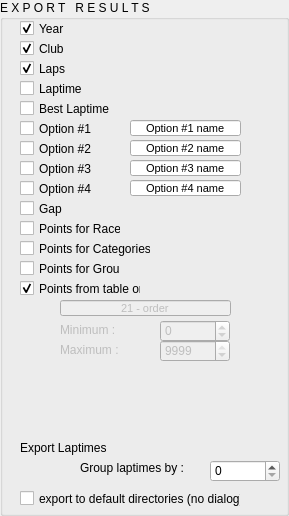
         <widget class="QGroupBox" name="groupTerminal_8">
          <property name="sizePolicy">
           <sizepolicy hsizetype="Expanding" vsizetype="Preferred">
            <horstretch>0</horstretch>
            <verstretch>0</verstretch>
           </sizepolicy>
          </property>
          <property name="minimumSize">
           <size>
            <width>280</width>
            <height>0</height>
           </size>
          </property>
          <property name="autoFillBackground">
           <bool>false</bool>
          </property>
          <property name="title">
           <string>E X P O R T   R E S U L T S</string>
          </property>
          <widget class="QCheckBox" name="checkExportGap">
           <property name="geometry">
            <rect>
             <x>20</x>
             <y>200</y>
             <width>111</width>
             <height>17</height>
            </rect>
           </property>
           <property name="text">
            <string>Gap</string>
           </property>
           <property name="checked">
            <bool>false</bool>
           </property>
          </widget>
          <widget class="QCheckBox" name="checkExportBestLaptime">
           <property name="geometry">
            <rect>
             <x>20</x>
             <y>100</y>
             <width>111</width>
             <height>17</height>
            </rect>
           </property>
           <property name="text">
            <string>Best Laptime</string>
           </property>
           <property name="checked">
            <bool>false</bool>
           </property>
          </widget>
          <widget class="QCheckBox" name="checkExportLaptime">
           <property name="geometry">
            <rect>
             <x>20</x>
             <y>80</y>
             <width>111</width>
             <height>17</height>
            </rect>
           </property>
           <property name="text">
            <string>Laptime</string>
           </property>
           <property name="checked">
            <bool>false</bool>
           </property>
          </widget>
          <widget class="QCheckBox" name="checkExportPointsRace">
           <property name="geometry">
            <rect>
             <x>20</x>
             <y>220</y>
             <width>101</width>
             <height>17</height>
            </rect>
           </property>
           <property name="text">
            <string>Points for Race</string>
           </property>
           <property name="checked">
            <bool>false</bool>
           </property>
          </widget>
          <widget class="QCheckBox" name="checkExportPointsCategories">
           <property name="geometry">
            <rect>
             <x>20</x>
             <y>240</y>
             <width>131</width>
             <height>17</height>
            </rect>
           </property>
           <property name="text">
            <string>Points for Categories</string>
           </property>
           <property name="checked">
            <bool>false</bool>
           </property>
          </widget>
          <widget class="QLineEdit" name="lineOption3Name">
           <property name="geometry">
            <rect>
             <x>130</x>
             <y>160</y>
             <width>111</width>
             <height>16</height>
            </rect>
           </property>
           <property name="font">
            <font>
             <pointsize>8</pointsize>
            </font>
           </property>
           <property name="layoutDirection">
            <enum>Qt::LeftToRight</enum>
           </property>
           <property name="autoFillBackground">
            <bool>false</bool>
           </property>
           <property name="styleSheet">
            <string notr="true"/>
           </property>
           <property name="text">
            <string>Option #3 name</string>
           </property>
           <property name="alignment">
            <set>Qt::AlignCenter</set>
           </property>
           <property name="readOnly">
            <bool>false</bool>
           </property>
          </widget>
          <widget class="QCheckBox" name="checkExportLaps">
           <property name="geometry">
            <rect>
             <x>20</x>
             <y>60</y>
             <width>101</width>
             <height>17</height>
            </rect>
           </property>
           <property name="text">
            <string>Laps</string>
           </property>
           <property name="checked">
            <bool>true</bool>
           </property>
          </widget>
          <widget class="QCheckBox" name="checkExportOption_3">
           <property name="geometry">
            <rect>
             <x>20</x>
             <y>160</y>
             <width>111</width>
             <height>17</height>
            </rect>
           </property>
           <property name="text">
            <string>Option #3</string>
           </property>
           <property name="checked">
            <bool>false</bool>
           </property>
          </widget>
          <widget class="QCheckBox" name="checkExportYear">
           <property name="geometry">
            <rect>
             <x>20</x>
             <y>20</y>
             <width>101</width>
             <height>17</height>
            </rect>
           </property>
           <property name="text">
            <string>Year</string>
           </property>
           <property name="checked">
            <bool>true</bool>
           </property>
          </widget>
          <widget class="QLineEdit" name="lineOption4Name">
           <property name="geometry">
            <rect>
             <x>130</x>
             <y>180</y>
             <width>111</width>
             <height>16</height>
            </rect>
           </property>
           <property name="font">
            <font>
             <pointsize>8</pointsize>
            </font>
           </property>
           <property name="layoutDirection">
            <enum>Qt::LeftToRight</enum>
           </property>
           <property name="autoFillBackground">
            <bool>false</bool>
           </property>
           <property name="styleSheet">
            <string notr="true"/>
           </property>
           <property name="text">
            <string>Option #4 name</string>
           </property>
           <property name="alignment">
            <set>Qt::AlignCenter</set>
           </property>
           <property name="readOnly">
            <bool>false</bool>
           </property>
          </widget>
          <widget class="QCheckBox" name="checkExportOption_2">
           <property name="geometry">
            <rect>
             <x>20</x>
             <y>140</y>
             <width>111</width>
             <height>17</height>
            </rect>
           </property>
           <property name="text">
            <string>Option #2</string>
           </property>
           <property name="checked">
            <bool>false</bool>
           </property>
          </widget>
          <widget class="QLineEdit" name="lineOption1Name">
           <property name="geometry">
            <rect>
             <x>130</x>
             <y>120</y>
             <width>111</width>
             <height>16</height>
            </rect>
           </property>
           <property name="font">
            <font>
             <pointsize>8</pointsize>
            </font>
           </property>
           <property name="layoutDirection">
            <enum>Qt::LeftToRight</enum>
           </property>
           <property name="autoFillBackground">
            <bool>false</bool>
           </property>
           <property name="styleSheet">
            <string notr="true"/>
           </property>
           <property name="text">
            <string>Option #1 name</string>
           </property>
           <property name="alignment">
            <set>Qt::AlignCenter</set>
           </property>
           <property name="readOnly">
            <bool>false</bool>
           </property>
          </widget>
          <widget class="QCheckBox" name="checkExportPointsGroups">
           <property name="geometry">
            <rect>
             <x>20</x>
             <y>260</y>
             <width>101</width>
             <height>17</height>
            </rect>
           </property>
           <property name="text">
            <string>Points for Groups</string>
           </property>
           <property name="checked">
            <bool>false</bool>
           </property>
          </widget>
          <widget class="QCheckBox" name="checkExportClub">
           <property name="geometry">
            <rect>
             <x>20</x>
             <y>40</y>
             <width>101</width>
             <height>17</height>
            </rect>
           </property>
           <property name="text">
            <string>Club</string>
           </property>
           <property name="checked">
            <bool>true</bool>
           </property>
          </widget>
          <widget class="QLineEdit" name="lineOption2Name">
           <property name="geometry">
            <rect>
             <x>130</x>
             <y>140</y>
             <width>111</width>
             <height>16</height>
            </rect>
           </property>
           <property name="font">
            <font>
             <pointsize>8</pointsize>
            </font>
           </property>
           <property name="layoutDirection">
            <enum>Qt::LeftToRight</enum>
           </property>
           <property name="autoFillBackground">
            <bool>false</bool>
           </property>
           <property name="styleSheet">
            <string notr="true"/>
           </property>
           <property name="text">
            <string>Option #2 name</string>
           </property>
           <property name="alignment">
            <set>Qt::AlignCenter</set>
           </property>
           <property name="readOnly">
            <bool>false</bool>
           </property>
          </widget>
          <widget class="QCheckBox" name="checkExportOption_1">
           <property name="geometry">
            <rect>
             <x>20</x>
             <y>120</y>
             <width>111</width>
             <height>17</height>
            </rect>
           </property>
           <property name="text">
            <string>Option #1</string>
           </property>
           <property name="checked">
            <bool>false</bool>
           </property>
          </widget>
          <widget class="QCheckBox" name="checkExportOption_4">
           <property name="geometry">
            <rect>
             <x>20</x>
             <y>180</y>
             <width>111</width>
             <height>17</height>
            </rect>
           </property>
           <property name="text">
            <string>Option #4</string>
           </property>
           <property name="checked">
            <bool>false</bool>
           </property>
          </widget>
          <widget class="QCheckBox" name="checkExportToDefaultDirectories">
           <property name="geometry">
            <rect>
             <x>20</x>
             <y>490</y>
             <width>221</width>
             <height>17</height>
            </rect>
           </property>
           <property name="text">
            <string>export to default directories (no dialog)</string>
           </property>
           <property name="checked">
            <bool>false</bool>
           </property>
          </widget>
          <widget class="QSpinBox" name="spinGrouplapsBy">
           <property name="geometry">
            <rect>
             <x>210</x>
             <y>460</y>
             <width>70</width>
             <height>22</height>
            </rect>
           </property>
           <property name="maximum">
            <number>255</number>
           </property>
          </widget>
          <widget class="QLabel" name="label_64">
           <property name="enabled">
            <bool>false</bool>
           </property>
           <property name="geometry">
            <rect>
             <x>60</x>
             <y>320</y>
             <width>61</width>
             <height>20</height>
            </rect>
           </property>
           <property name="font">
            <font>
             <pointsize>9</pointsize>
            </font>
           </property>
           <property name="frameShape">
            <enum>QFrame::NoFrame</enum>
           </property>
           <property name="text">
            <string>Minimum :</string>
           </property>
          </widget>
          <widget class="QLabel" name="label_84">
           <property name="enabled">
            <bool>false</bool>
           </property>
           <property name="geometry">
            <rect>
             <x>60</x>
             <y>340</y>
             <width>61</width>
             <height>20</height>
            </rect>
           </property>
           <property name="font">
            <font>
             <pointsize>9</pointsize>
            </font>
           </property>
           <property name="frameShape">
            <enum>QFrame::NoFrame</enum>
           </property>
           <property name="text">
            <string>Maximum :</string>
           </property>
          </widget>
          <widget class="QLineEdit" name="linePointsRule">
           <property name="enabled">
            <bool>false</bool>
           </property>
           <property name="geometry">
            <rect>
             <x>60</x>
             <y>300</y>
             <width>171</width>
             <height>16</height>
            </rect>
           </property>
           <property name="font">
            <font>
             <pointsize>8</pointsize>
            </font>
           </property>
           <property name="layoutDirection">
            <enum>Qt::LeftToRight</enum>
           </property>
           <property name="autoFillBackground">
            <bool>false</bool>
           </property>
           <property name="styleSheet">
            <string notr="true"/>
           </property>
           <property name="text">
            <string>21 - order</string>
           </property>
           <property name="alignment">
            <set>Qt::AlignCenter</set>
           </property>
           <property name="readOnly">
            <bool>false</bool>
           </property>
          </widget>
          <widget class="QLabel" name="label_57">
           <property name="geometry">
            <rect>
             <x>80</x>
             <y>460</y>
             <width>111</width>
             <height>16</height>
            </rect>
           </property>
           <property name="font">
            <font>
             <pointsize>9</pointsize>
            </font>
           </property>
           <property name="frameShape">
            <enum>QFrame::NoFrame</enum>
           </property>
           <property name="text">
            <string>Group laptimes by :</string>
           </property>
          </widget>
          <widget class="QSpinBox" name="spinPointsMinimum">
           <property name="enabled">
            <bool>false</bool>
           </property>
           <property name="geometry">
            <rect>
             <x>160</x>
             <y>340</y>
             <width>70</width>
             <height>22</height>
            </rect>
           </property>
           <property name="minimum">
            <number>-9999</number>
           </property>
           <property name="maximum">
            <number>9999</number>
           </property>
           <property name="value">
            <number>9999</number>
           </property>
          </widget>
          <widget class="QSpinBox" name="spinPointsMaximum">
           <property name="enabled">
            <bool>false</bool>
           </property>
           <property name="geometry">
            <rect>
             <x>160</x>
             <y>320</y>
             <width>70</width>
             <height>22</height>
            </rect>
           </property>
           <property name="minimum">
            <number>-9999</number>
           </property>
           <property name="maximum">
            <number>9999</number>
           </property>
           <property name="value">
            <number>0</number>
           </property>
          </widget>
          <widget class="QLabel" name="label_30">
           <property name="geometry">
            <rect>
             <x>20</x>
             <y>440</y>
             <width>101</width>
             <height>16</height>
            </rect>
           </property>
           <property name="font">
            <font>
             <pointsize>9</pointsize>
            </font>
           </property>
           <property name="text">
            <string>Export Laptimes</string>
           </property>
          </widget>
          <widget class="QCheckBox" name="checkPoinstsFromTable">
           <property name="geometry">
            <rect>
             <x>20</x>
             <y>280</y>
             <width>121</width>
             <height>17</height>
            </rect>
           </property>
           <property name="text">
            <string>Points from table or</string>
           </property>
           <property name="checked">
            <bool>true</bool>
           </property>
          </widget>
         </widget>
